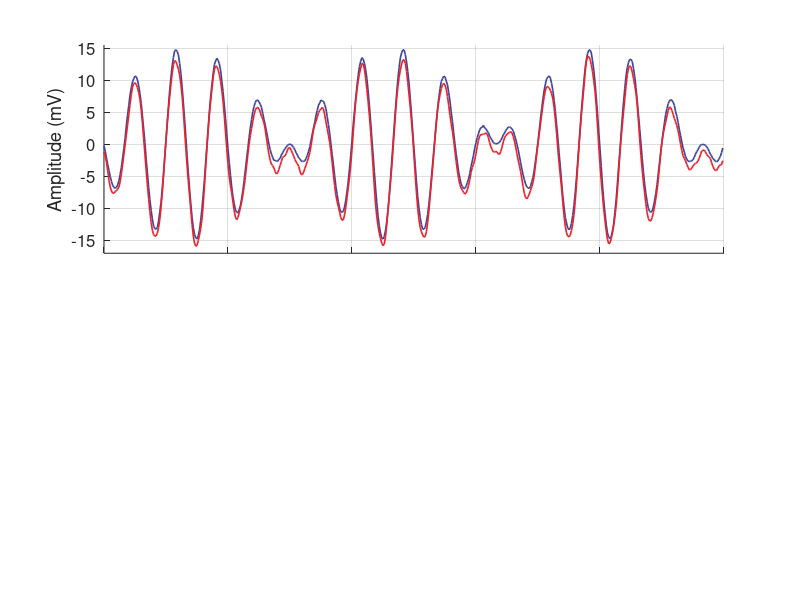

The MATLAB source for this figure: (Note: this script raises an error after producing the figure.)
close all
clear

input_curve = load('./data/Input_unknown.txt');
track_input = load('./data/KF_track_in.txt');
time_axis = linspace(0, (length(input_curve)-1)*1e-3, length(input_curve));

% Convert the hexadecimal color code to RGB values
track_color = [237, 33, 41] / 255; % RGB values for #ED2129
input_color = [0.23, 0.27, 0.61];

% Create figure
figure('Units', 'inches', 'Position', [1, 1, 10, 8]); % Adjust the figure size and position

% Create the first subplot
subplot(2, 1, 1);
hold on; % Enable holding multiple plots in the same subplot
plot(time_axis, input_curve, 'Color', input_color, 'LineWidth', 1.5); % Plot the input_curve with a linewidth of 2
plot(time_axis, track_input, 'Color', track_color, 'LineWidth', 1.5);
ylabel('Amplitude (mV)', 'FontSize', 12); % Adjust font size
hold off; % Disable holding multiple plots in the subplot

% Remove x-label from the first subplot
xticklabels({});

% Add grid to the subplot
grid on;

% Set y-axis limits in the subplot
ylim([-17, 15.5]);

% Adjust the tick labels font size in the subplot
set(gca, 'FontSize', 12);

% Adjust the line widths for better visibility in print
set(findobj(gca, 'Type', 'Line'), 'LineWidth', 1.2);

% Adjust the axes properties
ax = gca;
ax.LineWidth = 0.8;
ax.Box = 'on';

% Create the second subplot
subplot(2, 1, 2);
measure_curve = load('./data/Measure_unknown.txt');
track_measure = load('./data/KF_track_unknown_measure.txt');

hold on; % Enable holding multiple plots in the same subplot
plot(time_axis, track_measure, 'Color', track_color, 'LineWidth', 1.5); % Plot the track_input with a linewidth of 2
scatter(time_axis(1:3:end), measure_curve(1:3:end), 'MarkerFaceColor', input_color, 'MarkerEdgeColor', input_color, 'SizeData', 8); % Plot the scatter points
hold off; % Disable holding multiple plots in the subplot

% Add labels and title to the subplot
xlabel('Time (s)', 'FontSize', 12); % Adjust font size
ylabel('Response (mV)', 'FontSize', 12); % Adjust font size
% Add label "(a)" outside the plot box
text(-0.05, 1.89, '(a)', 'Units', 'normalized', 'FontSize', 12, 'FontWeight', 'bold', 'HorizontalAlignment', 'right');
% Add grid to the subplot
grid on;

% Set y-axis limits in the subplot
ylim([-24, 21]);

% Adjust the tick labels font size in the subplot
set(gca, 'FontSize', 12);

% Adjust the line widths for better visibility in print
set(findobj(gca, 'Type', 'Line'), 'LineWidth', 1.2);

% Adjust the axes properties
ax = gca;
ax.LineWidth = 0.8;
ax.Box = 'on';
% Add label "(b)" outside the plot box
text(-0.05, 0.99, '(b)', 'Units', 'normalized', 'FontSize', 12, 'FontWeight', 'bold', 'HorizontalAlignment', 'right');


% Reduce the vertical spacing between the subplots
ax1 = subplot(2, 1, 1);
ax2 = subplot(2, 1, 2);
ax1.Position(2) = ax1.Position(2) - 0.06;
ax2.Position(4) = ax2.Position(4) + 0.06;

% Link the x-axis of both subplots
linkaxes([ax1, ax2], 'x');

print('KF_track_dynamic', '-dpng', '-r600'); % Specify the desired image format and resolution


